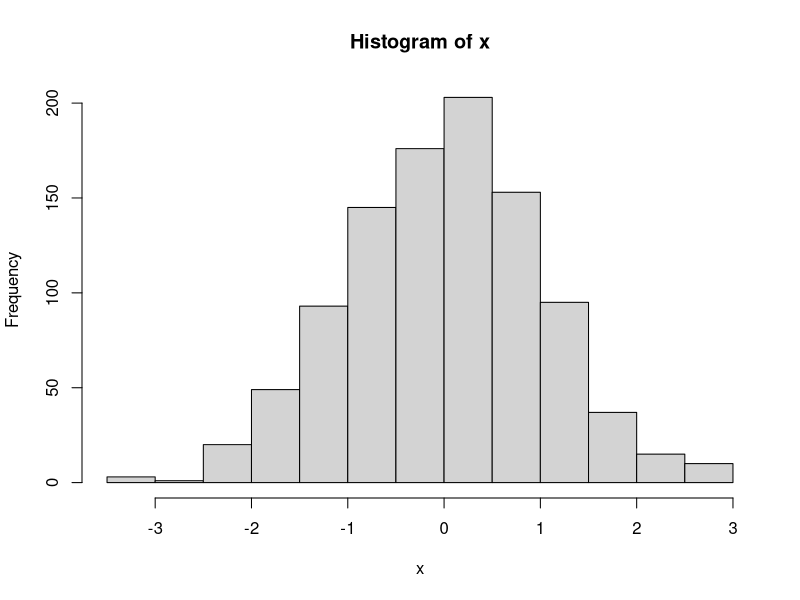
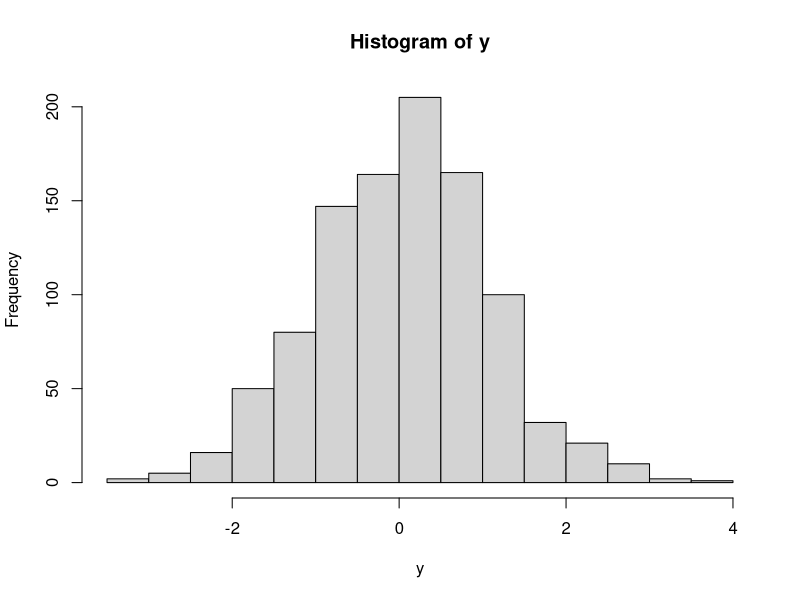

The R source for these figures, in order:
num_var = 1000;

index = 1;

x<-vector();

y<-vector();

while(index<=num_var) {

	u1 = runif(1,0,1);
	u2 = runif(1,0,1);

	temp1 = sqrt(-2*log(u1));

	temp2= 2*pi*u2;

	
	x[index] = temp1*cospi(temp2);
	y[index] = temp1*sinpi(temp2);

	index=index+1;

}

print(x);
windows()
hist(x)

print(y);
windows()
hist(y);
